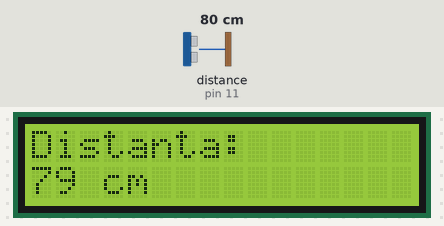
Recording of a sketch running on a simulated Arduino Uno, built with avr-gcc and run on an emulated ATmega328P. Parts: 16×2 character LCD. Wiring (inferred from the names in the program): ultrasonic range finder: trigger pin 12; echo pin 11. The inputs (shaded band) are chosen by the test bench; at power-on: distance to the obstacle (sensor on pin 11) 80 cm. The echo pulse lasts 58.3 µs per cm.

Above: at 1.3 s.
1.4 s: distance to the obstacle (sensor on pin 11) set to 2 cm
At 2.4 s:
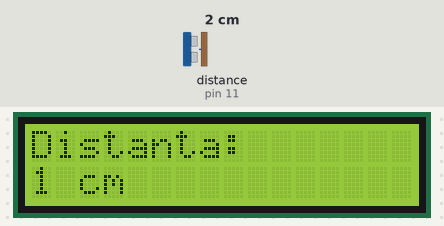
3.5 s: distance to the obstacle (sensor on pin 11) set to 4 cm
At 5.7 s:
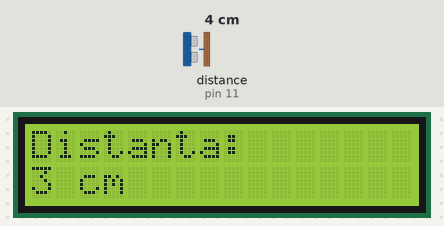
6.0 s: distance to the obstacle (sensor on pin 11) set to 9 cm
At 8.4 s:
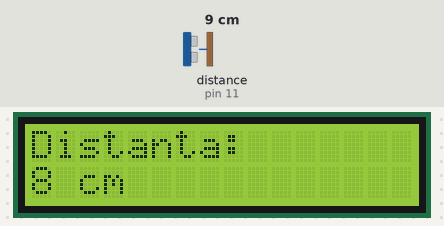
Timing chart, 0 to 9.9 s (numbered marks = the images above; inputs shaded):
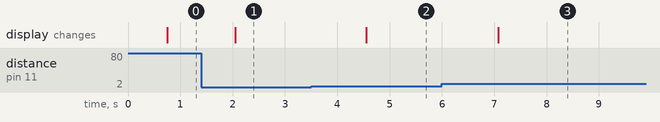

The sketch:

m14_UltrasonicHCSR04onLCD.ino
```cpp
/*
  I2C         Arduino
  ----------------
  GND          GND
  VCC          5V
  SDA          A4
  SCL          A5


  HCSR04      ARDUINO
  -------------------
  VCC         5v
  Trig        D12
  Echo        D11
  GND         GND

  Pentru mai multe informatii despre define: http://arduino.cc/en/Reference/Define
  Pentru mai multe informatii despre HCSR04: http://users.ece.utexas.edu/~valvano/Datasheets/HCSR04b.pdf

*/
#include <Wire.h>
#include <LiquidCrystal_I2C.h>

#define trigPin 12
#define echoPin 11

int avarageDistance[10];

LiquidCrystal_I2C lcd(0x27,16,2);

void setup() {
  Serial.begin (9600);
  pinMode(trigPin, OUTPUT);
  pinMode(echoPin, INPUT);

  lcd.init();
  lcd.backlight();
  lcd.print("Distanta:");
}

void loop() {

  long duration, distance;

  for(int i=0;i<10;i++){
    avarageDistance[i] = 0;
  }

  for(int y=0;y<10;y++){
    long duration, distance;
    digitalWrite(trigPin, LOW);
    delayMicroseconds(2);
    digitalWrite(trigPin, HIGH);
    delayMicroseconds(10);
    digitalWrite(trigPin, LOW);
    duration = pulseIn(echoPin, HIGH);
    distance = (duration/2) / 29.1;
    avarageDistance[y] = distance;
    delay(60);
  }

  int x = verify();
  if(x != 0){
    lcd.setCursor(0,1);
    for(int i= 0 ; i<16 ; i++){
      lcd.print(" ");
    }
    lcd.setCursor(0,1);
    lcd.print(x);
    lcd.print(" cm");
  }

}

int verify(){
   for(int i=0;i<10;i++){
    if(avarageDistance[i] >= 500){
      avarageDistance[i] = 0;
    }
    if(avarageDistance[i] <= 0.2){
      avarageDistance[i] = 0;
    }
    if(avarageDistance[i] != 0){
      return avarageDistance[i];
    }
  }
}
```

Measured:
- after the input at 1.4 s, the display: changes after 0.65 s (image 1)
- after the input at 3.5 s, the display: changes after 1.1 s (image 2)
- after the input at 6.0 s, the display: changes after 1.1 s (image 3)
